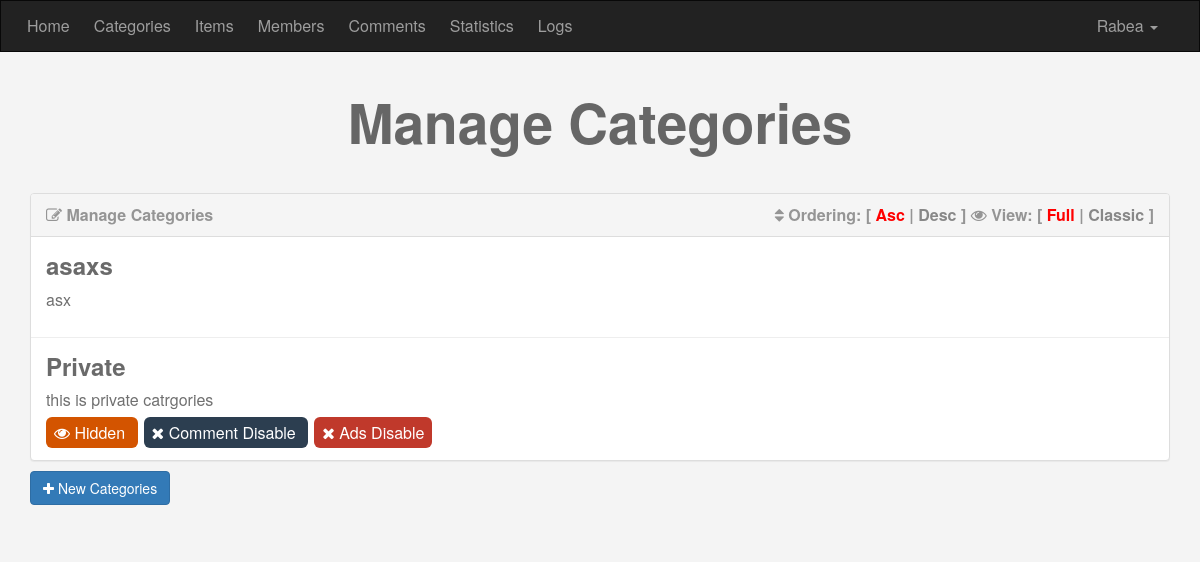
Screenshot of /admin/categories.php (signed in) with the database file from the repository.
### tables this page shows
CREATE TABLE `categories` (
  `ID` int(11) NOT NULL,
  `Name` varchar(255) NOT NULL,
  `Description` text NOT NULL,
  `Ordering` int(11) DEFAULT NULL,
  `Visibility` tinyint(4) NOT NULL DEFAULT '0',
  `Allow_Comment` tinyint(4) NOT NULL DEFAULT '0',
  `Allow_Ads` tinyint(4) NOT NULL DEFAULT '0'
);

### admin/categories.php (the view, shortened to what this page needs)
<?php
	if ( isset ( $_SESSION['Username'] )) {
		include 'init.php';
 		$do = isset($_GET['action']) ? $_GET['action'] : 'manage' ;
 		if ($do == 'manage') {
 			$sort = 'asc';
 			$stat2 = $con->prepare("SELECT * FROM categories ORDER BY Ordering $sort");
 			$stat2->execute();
 			$cats = $stat2->fetchall(); ?>
 			<h1 class="text-center">Manage Categories</h1>
 			<div class="container categories">
 				<div class="panel panel-default">
 					<div class="panel-heading">
 						<i class="fa fa-edit"></i> Manage Categories
 						<div class="option pull-right">
 							<i class="fa fa-sort"></i> Ordering: [
 							<a class=" <?php if($sort == 'asc') {echo 'active';} ?> " href="?sort=asc">Asc</a>  |
 							<a class=" <?php if($sort == 'desc') {echo 'active';} ?> " href="?sort=desc">Desc</a> ]
 							<i class="fa fa-eye"></i> View: [
 							<span class="active" data-view='full'>Full</span> |
 							<span data-view='classic'>Classic</span> ]
 						</div>
 					</div>
					<div class="panel-body">
						<?php
							foreach($cats as $cat) {
								echo "<div class='cat'>";
									echo '<h3>' . $cat['Name'] . '</h3>';
									echo "<div class='full-view'>";
										echo "<p>"; if ($cat['Description'] == '') { echo 'This categories has no description';} else {echo $cat['Description'];} echo"</p>";
										if ($cat['Visibility'] == 1) { echo'<span class="visibility"><i class="fa fa-eye"></i> Hidden </span>'; }
										if ($cat['Allow_Comment'] == 1) { echo'<span class="commenting"><i class="fa fa-close"></i> Comment Disable </span>'; }
										if ($cat['Allow_Ads'] == 1) { echo'<span class="advertises"><i class="fa fa-close"></i> Ads Disable </span>'; }
									echo "</div>";
								echo "</div>";
								echo "<hr>";
							}
						?>
					</div>
				</div>
				<a class="add-gategory btn btn-primary" href="categories.php?action=add"> <i class="fa fa-plus"></i> New  Categories</a>
			</div>
 		<?php
 		}
 		include $tpl . 'footer.php';
	} else {
 		header('location: index.php');
 		exit();
	}
?>

### admin/layout/css/backend.css (style rules this page uses)
body { background-color:#F4F4F4;font-size:16px;line-height: 1.429; }
h1 { font-size: 55px; margin: 40px 0; font-weight: bold; color: #666; }
.categories .panel-body { padding: 0; }
.categories .panel-heading { color:#959595; font-weight:bold; }
.categories .option a { color:#888; text-decoration:none; }
.categories .option span { color:#888; cursor:pointer; }
.categories .option .active { color:#f00; }
.categories hr { margin-top: 0; margin-bottom:0; }
.categories .cat { padding:15px; position:relative; overflow: hidden; }
.categories .cat h3 { margin: 0; cursor: pointer; font-weight: bold; color:#6a6a6a; }
.categories .cat .full-view p { margin:10px 0; color:#707070; }
.categories .cat span { color:#FFF; padding: 4px 8px; margin-right: 6px;border-radius:6px; }
.categories .cat .visibility { background-color:#d35400; }
.categories .cat .commenting { background-color:#2c3e50; }
.categories .cat .advertises { background-color:#c0392b; }
.categories .add-gategory { margin-top:-10px ; margin-bottom:30px; }

### rows the page displays
categories: Name "asaxs", Description "asx"
categories: Name "Private", Description "this is private catrgories", Visibility 1 (drawn), Allow_Comment 1 (drawn), Allow_Ads 1 (drawn)

### other values shown
lang('HOME') "Home"
lang('CATEGORIES') "Categories"
lang('ITEMS') "Items"
lang('MEMBERS') "Members"
lang('COMMENTS') "Comments"
lang('STATISTICS') "Statistics"
lang('LOGS') "Logs"
lang('RABEA') "Rabea"
